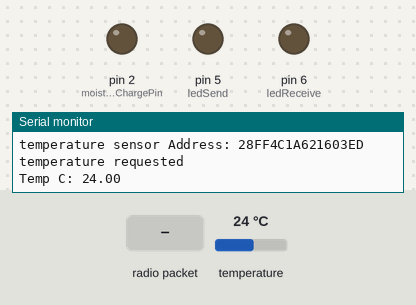
A sketch run on a simulated Arduino Uno, built with avr-gcc and run on an emulated ATmega328P. On the bench: output pins drawn as LEDs (lit = HIGH), the last lines printed to the serial monitor. Inputs (shaded band) come from the test bench; at power-on: temperature 24 °C. No radio packets arrive unless stated.

Above: at 1.2 s.
1.3 s: radio packet "ok" arrives
At 3.3 s:
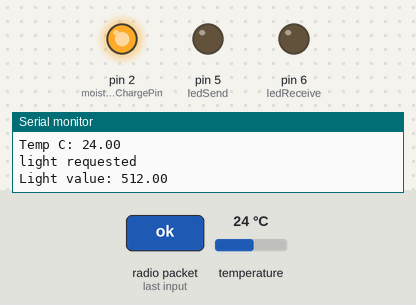
At 5.2 s:
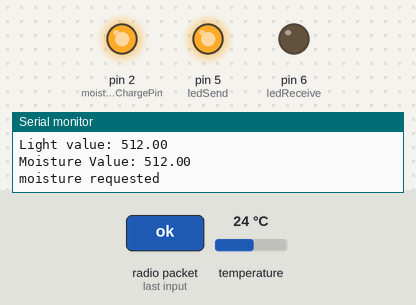
Timing chart, 0 to 6.9 s (numbered marks = the images above; inputs shaded):
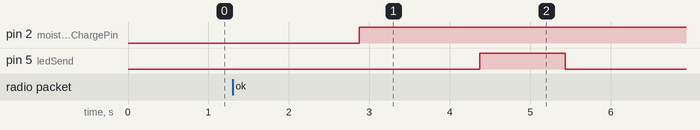

The sketch:

sensor_unit.ino
```cpp
#include <LowPower.h>

#include <RH_NRF24.h>
#include <SPI.h>
#include <OneWire.h>
#include <DallasTemperature.h>

RH_NRF24 nrf24;

long prevTransmissionMillis = 0;
long transmissionInterval = 900000;

// Radio defs
const int ledReceive = 6;
const int ledSend = 5;

// Temperature defs
#define ONE_WIRE_BUS 3
OneWire oneWire(ONE_WIRE_BUS);
DallasTemperature sensors(&oneWire);
DeviceAddress thermometer;

// Moisture defs
const int moisturePin = A1; // Analog pin A3
const int moistureChargePin = 2;

// Light defs
const int lightPin = A0;

void setup()
{
  Serial.begin(9600);
  sensors.begin();

  // Pin modes
  pinMode(moistureChargePin,OUTPUT); // Moisture
  pinMode(ledReceive,OUTPUT); // Radio
  pinMode(ledSend,OUTPUT);
  Serial.println("Pin Modes Set");

  // Radio setup
    if (!nrf24.init()){
      Serial.println("radio init failed");
    } else{
      Serial.println("radio init success");
    }

    // Defaults after init are 2.402 GHz (channel 2), 2Mbps, 0dBm
    if (!nrf24.setChannel(1)){
      Serial.println("setChannel failed");
    }
    if (!nrf24.setRF(RH_NRF24::DataRate250kbps, RH_NRF24::TransmitPower0dBm)){
      Serial.println("setRF failed");
    }

  // Temperature setup
  Serial.println("Locating temperature device...");
  Serial.print("Found ");
  Serial.print(sensors.getDeviceCount(),DEC);
  Serial.println(" device.");
  if (!sensors.getAddress(thermometer, 0)) Serial.println("Unable to find address for temperature device");
  Serial.print("temperature sensor Address: ");
  printAddress(thermometer);

  Serial.println();
  Serial.println();
}

void sleep(int multiplier)
{
  for (int i = 0; i < multiplier; i++) {
     LowPower.powerDown(SLEEP_8S, ADC_OFF, BOD_OFF);
  }
}

int pairing(int timeout) {
  int interval;


  return interval;
}

// Temperature address function
void printAddress(DeviceAddress deviceAddress)
{
  for (int i = 0; i < 8; i++)
  {
    if (deviceAddress[i] < 16) Serial.print("0");
    Serial.print(deviceAddress[i], HEX);
  }
}

float tempRequest(){
  sensors.requestTemperatures();
  float tempVal = sensors.getTempC(thermometer);
  Serial.print("Temp C: ");
  Serial.println(tempVal);
  delay(1000);
  return tempVal;
}

float moistureRequest(){
  digitalWrite(moistureChargePin,HIGH);
  delay(500);
  float moistureVal = analogRead(moisturePin);
  Serial.print("Moisture Value: ");
  Serial.println(moistureVal);
  pinMode(moistureChargePin,LOW);
  delay(1000);
  return moistureVal;
}

float lightRequest(){
  float lightVal = analogRead(lightPin);
  Serial.print("Light value: ");
  Serial.println(lightVal);
  delay(1000);
  return lightVal;
}

boolean transmission() {

  char msg[20] = "";

  char tempStr[6];
  Serial.println("temperature requested");
  float tempVal = tempRequest();
  dtostrf(tempVal, 5, 2, tempStr);
  strcat(msg,"t=");
  strcat(msg,tempStr);

  char lightStr[7];
  Serial.println("light requested");
  float lightVal = lightRequest();
  dtostrf(lightVal, 6, 2, lightStr);
  strcat(msg,"&l=");
  strcat(msg,lightStr);

  char moistureStr[7];
  float moistureVal = moistureRequest();
  dtostrf(moistureVal, 6, 2, moistureStr);
  Serial.println("moisture requested");
  strcat(msg,"&m=");
  strcat(msg,moistureStr);

  digitalWrite(ledSend, HIGH); // Flash a light to show transmitting
  nrf24.send((uint8_t *)msg, strlen(msg));
  delay(1000);
  Serial.println("Sending data...");
  Serial.print("Message: \"");
  Serial.print(msg);
  Serial.println("\"");
  if (nrf24.waitPacketSent()){
    Serial.println("waitPacketSent success");
  } else{
    Serial.println("waitPacketSent fail");
  }
  memset(msg, 0, sizeof(msg)); // Clear msg
  digitalWrite(ledSend, LOW);
  delay(1000);
  return true;
}

void ack() {

  // Radio Reception
  uint8_t buf[RH_NRF24_MAX_MESSAGE_LEN];
  uint8_t len = sizeof(buf);

  for (int i = 0; i < 50; i++) {

    if (nrf24.recv(buf, &len)) // Non-blocking
    {
      int i;

      String ack = "";
      char raw[50];
      char data[50];

      for (i = 0; i < len; i++)
      {
        char data =+ buf[i];
        String dataStr = String(data);
        ack += dataStr;
      }

      if (ack == "ok") {
        Serial.println("Acknowledgement received");
        i = 49;
      }

      Serial.println();

    } else {

      Serial.println("No acknowledgement");
      if (i = 49) {
        Serial.println("Data logged to memory");
      }
    }
  }
}

int pair() {

  // Radio Reception
  uint8_t buf[RH_NRF24_MAX_MESSAGE_LEN];
  uint8_t len = sizeof(buf);

  for (int i = 0; i < 50; i++) {

    if (nrf24.recv(buf, &len)) // Non-blocking
    {
      int i;

      String ack = "";
      char raw[50];
      char data[50];

      for (i = 0; i < len; i++)
      {
        char data =+ buf[i];
        String dataStr = String(data);
        ack += dataStr;
      }

      if (ack == "ok") {
        Serial.println("Acknowledgement received");
        i = 49;
      }

      Serial.println();

    } else {

      Serial.println("No acknowledgement");
      if (i = 49) {
        Serial.println("Data logged to memory");
      }
    }
  }
}

void loop()
{

  transmission();
  ack();
  int interval = pair();
  sleep(interval);

}
```
